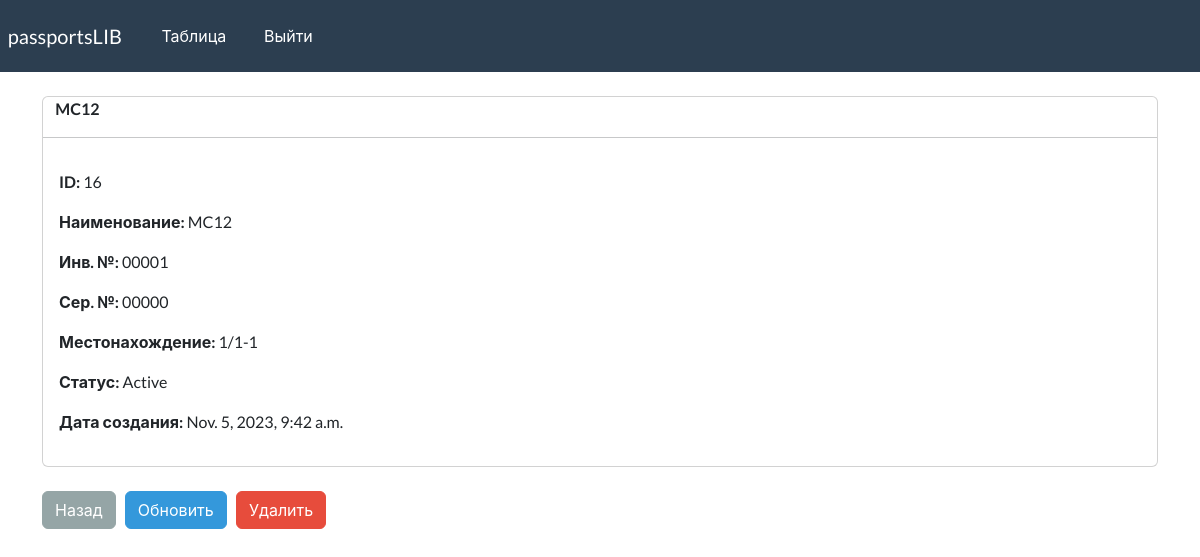
Page /record/16 (signed in) on the committed database.
### webapp/models.py (models this page shows, shortened)
class Record(models.Model):
    creation_date = models.DateTimeField(auto_now_add=True)
    first_name = models.CharField(max_length=100)
    inv_num = models.CharField(max_length=50)
    ser_num = models.CharField(max_length=50)
    place_pass = models.CharField(max_length=50)
    status_pass = models.CharField(max_length=50)

### webapp/views.py (the view)
# urls.py: path('record/<int:pk>', views.singular_record, name="record"),
@login_required(login_url='my-login')
def singular_record(request, pk):
    all_records = Record.objects.get(id=pk)
    context = {'record': all_records}
    return render(request, 'webapp/view-record.html', context=context)

### webapp/templates/webapp/view-record.html (shortened to what this page needs)
{% extends 'webapp/base.html' %}
{% block content %}
    <div class="card">
        <strong>
            {{record.first_name|upper}}
        </strong>
        <hr>
        <div class="card-body">
            <p><strong>ID: </strong> {{record.id}} </p>
            <p><strong>Наименование: </strong> {{record.first_name}} </p>
            <p><strong>Инв. №: </strong> {{record.inv_num}} </p>
            <p><strong>Сер. №: </strong> {{record.ser_num}} </p>
            <p><strong>Местонахождение: </strong> {{record.place_pass}} </p>
            <p><strong>Статус: </strong> {{record.status_pass}} </p>
            <p><strong>Дата создания: </strong> {{record.creation_date}} </p>
        </div>
    </div>
    <br>
    <a href="{% url 'dashboard' %}" class="btn btn-secondary">Назад</a>
    <a href="{% url 'update-record' record.id %}" class="btn btn-info">Обновить</a>
    <a href="{% url '' %}" class="btn btn-danger">Удалить</a>
{% endblock %}

### rows in the picture
Record: first_name "MC12", id "16", inv_num "00001", ser_num "00000", place_pass "1/1-1", status_pass "Active", creation_date "Nov. 5, 2023, 9:42 a.m."
